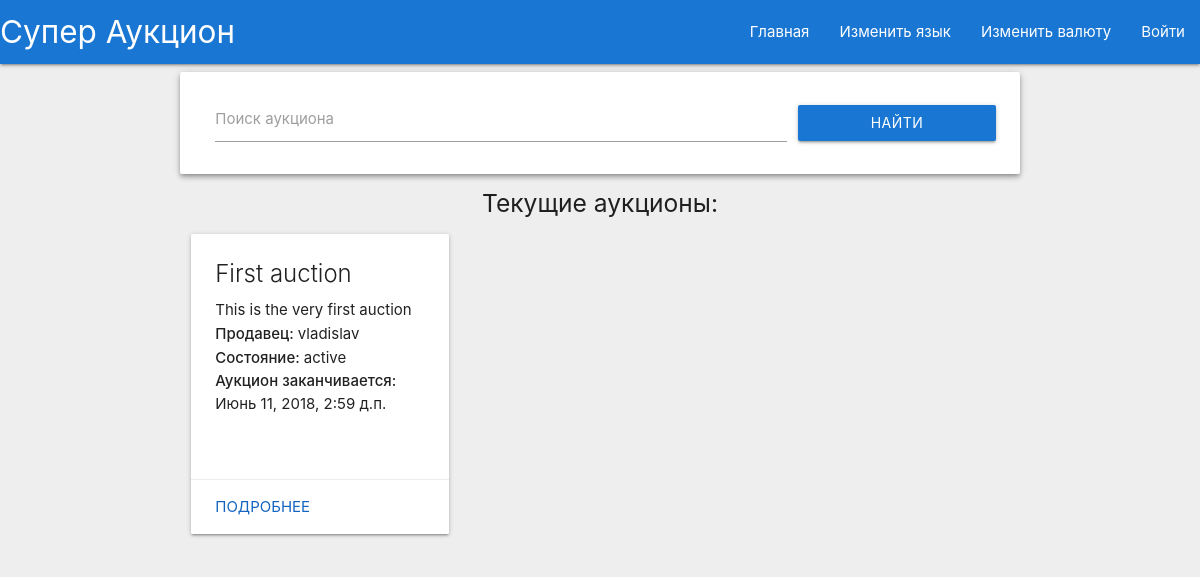
/browse/, run on an earlier commit of the app's database.
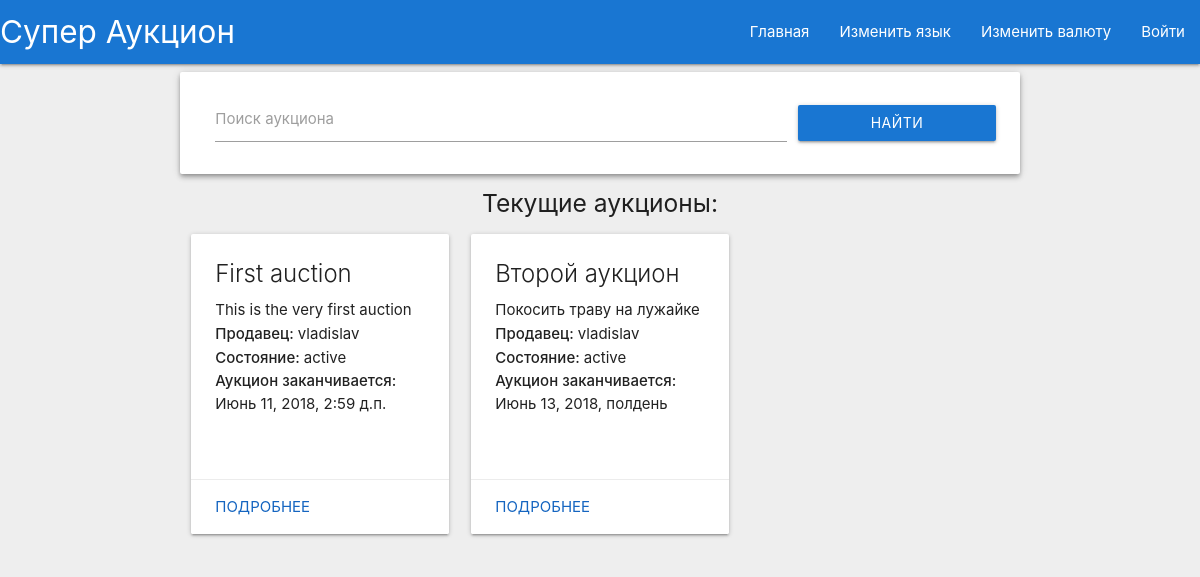
And on a later commit of the database.
### AuctionApp/models.py (models this page shows, shortened)
class Auction(models.Model):
    title = models.CharField(max_length=100)
    description = models.CharField(max_length=1000)
    seller = models.CharField(max_length=100)
    minimum_price = models.FloatField()
    deadline = models.DateTimeField()
    state = models.CharField(max_length=50)

### AuctionApp/views.py (the view)
# urls.py: url(r'^browse/(?P<id>[0-9]+)/', browse_auction),
def browse(request):
    if request.method == 'POST':
        search_word = request.POST.get('search')
        auctions = models.Auction.objects.filter(title__contains=search_word)
    else:
        auctions = models.Auction.objects.all()
    return render(request, 'browse.html', {'auctions': auctions})

### templates/browse.html (shortened to what this page needs)
{%  extends "base.html" %}
{% load i18n %}
{% block content %}
    <div class="search-form card-panel z-depth-2">
        <form method="post" action="/browse/" class="row valign-wrapper">
            <div class="input-field col s9">
                <input id="search-input" type="text" name="search" value="">
                <label for="search-input">{% trans "Search for auctions" %}</label>
            </div>
            <button type="submit" value="Submit" class="btn waves-effect waves-light blue darken-2 col s3">
                {% trans 'Search' %}
            </button>
        </form>
    </div>
    <h5 class="center-align">{% trans 'Current auctions: ' %}</h5>
    <div class="auction-list row">
        {% for auction in auctions %}
            {% if auction.state == 'active' %}
                <div class="col s12 m4">
                    <div class="card small hoverable">
                        <div class="card-content">
                            <span class="card-title grey-text text-darken-4">
                                {{ auction.title }}
                            </span>
                            <p>{{ auction.description }}</p>
                            <p><strong>{% trans "Seller: " %}</strong>{{ auction.seller }}</p>
                            <p><strong>{% trans "State: " %}</strong>{{ auction.state }}</p>
                            <span><strong>{% trans 'Auction deadline: ' %}</strong>{{ auction.deadline }}</span>
                        </div>
                        <div class="card-action">
                            <a class="blue-text text-darken-3" href="/browse/{{ auction.id }}/">{% trans 'Details' %}</a>
                        </div>
                    </div>
                </div>
            {% endif %}
        {% endfor %}
    </div>
{%  endblock %}

### templates/base.html (shortened to what this page needs)
<!doctype html>
{% load i18n %}
{% load static %}
<html>
    <head>
        <link rel="stylesheet" href="{% static 'Auction/libs/materialize/materialize.css' %}" />
        <link rel="stylesheet" type="text/css" href="{% static 'Auction/styles.css' %}" />
    </head>
    <body class="grey lighten-3">
        <header>
            <nav class="blue darken-2">
                <div class="nav-wrapper">
                    <a href="/browse/" class="brand-logo">{% trans "Yet Another Auction Site" %}</a>
                    <ul id="nav-mobile" class="right hide-on-med-and-down">
                        <li><a href="/browse/">{% trans "Home" %}</a></li>
                        <li><a href="/language/">{% trans "Change Language" %}</a></li>
                        <li><a href="/currency/">{% trans "Change Currency" %}</a></li>
                        {% if user.is_authenticated %}
                            <li><a href="/create/">{% trans "Create Auction" %}</a></li>
                            <li><a href="/profile/">{{ user.username }}</a></li>
                            <li><a href="/logout/">{% trans "Logout" %}</a></li>
                        {% else %}
                            <li><a href="/login/">{% trans "Log in" %}</a></li>
                        {% endif %}
                    </ul>
                </div>
            </nav>
        </header>
        <div class="container">
            {% block content %}
            {% endblock %}
        </div>
    </body>
</html>

### AuctionApp/static/Auction/styles.css (style rules this page uses)
.search-form form { margin-bottom: 0; }
.search-form .input-field { margin-top: 0; margin-bottom: 0; }
.auction-list .card p { line-height: 24px; }

What changed in the data, as far as the page shows it:
added Auction: title "Второй аукцион", description "Покосить траву на лужайке", seller "vladislav", state "active", deadline "Июнь 13, 2018, полдень"
